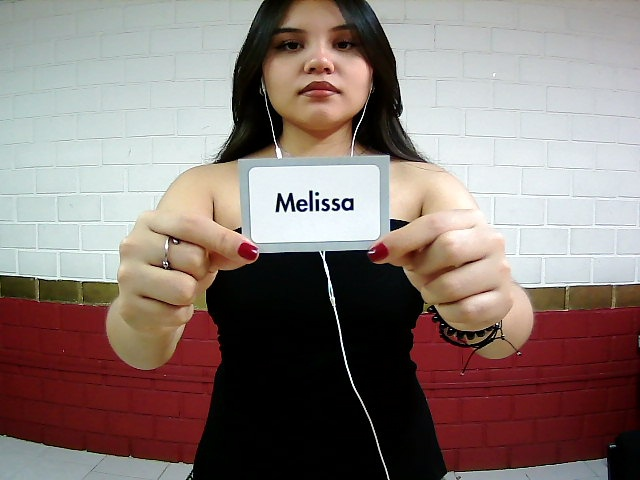
#> input picture test/MelitestDB.jpg, 640 x 480 px
$ python -i imagesdatabase.py   (imports and definitions only)
#> lines starting #> are read from the running program, lines starting #| are printed output that depends on the picture; after the words box and inside, x2 and y2 are one past the last pixel; in counts of white or black regions, pixels touching at a corner belong together
#> further down, picture is the input picture: shape (480, 640, 3); mean B, G, R 117, 121.4, 136.2

#ESTE ES EL BUENO WEY LOS OTROS NO SIRVEN
#####################################################################
#Aqui es donde se crea la base de datos con las imagenes
#Los otros son de pruebas
#Este ponlo en el proyecto main no la vayas a regar
#THIS IS THE GOOD ONE ASSHOLE, PLEASE ADD COMMENTS TO YOUR CODE A BIG PROYECT LIKE THIS ONE

import numpy as np
import os
import cv2
import pytesseract
import re
import time
def getRoi(img):
    height, width = img.shape[:2]
#> height = 480; width = 640
    roi_height = int(height * 0.5)
#> roi_height = 240
    roi_width = width // 3
#> roi_width = 213
    x_start = (width - roi_width) // 2
#> x_start = 213
    y_start = (height - roi_height) // 2
#> y_start = 120
    x_end = x_start + roi_width
#> x_end = 426
    y_end = y_start + roi_height
#> y_end = 360
    roi= img[y_start:y_end, x_start:x_end]
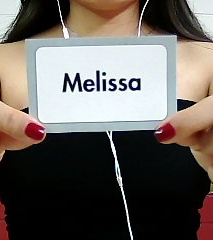
#> roi: shape (240, 213, 3); mean B, G, R 94, 99, 105.1
    #cv2.imshow("Test",roi)
    return roi

def getText(roi):
    gray = cv2.cvtColor(roi, cv2.COLOR_BGR2GRAY)
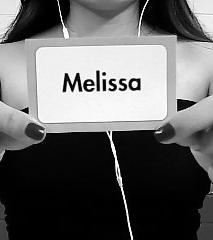
#> gray: shape (240, 213); min 0, max 255, mean 100.2
    scale_factor = 5
    img_resized = cv2.resize(gray, (0, 0), fx=scale_factor, fy=scale_factor, interpolation=cv2.INTER_CUBIC)
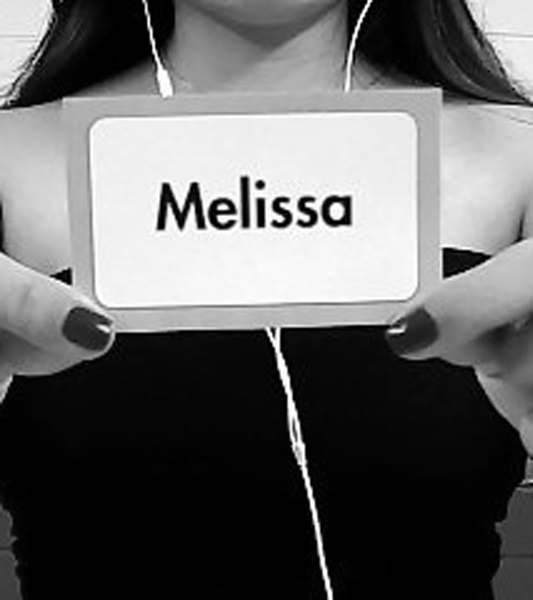
#> img_resized: shape (1200, 1065) (shown at 1/2 size); min 0, max 255, mean 100.3
    img_inverted = cv2.bitwise_not(img_resized)
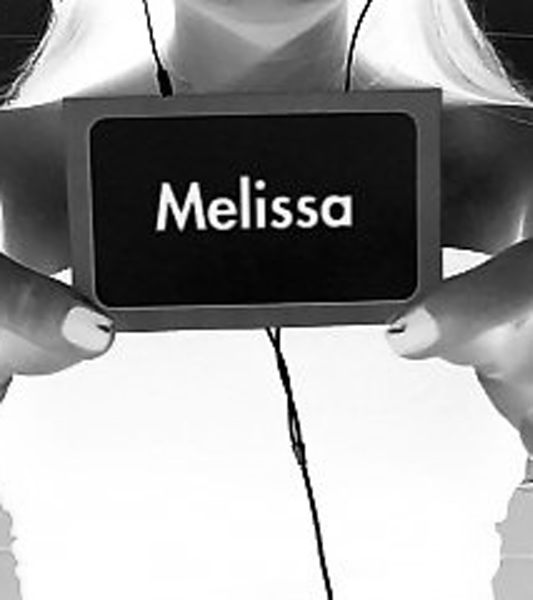
#> img_inverted: shape (1200, 1065) (shown at 1/2 size); min 0, max 255, mean 154.7
    _, thresh = cv2.threshold(img_inverted, 0, 255, cv2.THRESH_BINARY_INV + cv2.THRESH_OTSU)
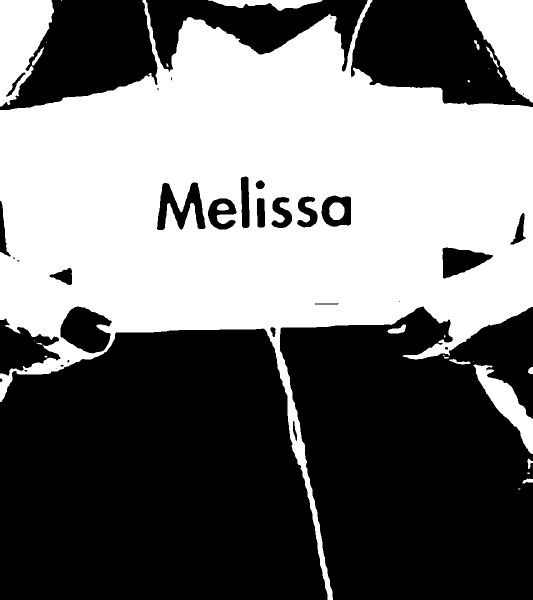
#> thresh: shape (1200, 1065) (shown at 1/2 size); 45% white; 30 white regions (12 under 20 px)
    mser = cv2.MSER_create()
    regions, _ = mser.detectRegions(thresh)
#> regions = 32 items
    for p in regions:
        x, y, w, h = cv2.boundingRect(p)
        if 3 < w / h < 10:  # Filter by aspect ratio
            cv2.rectangle(roi, (x, y), (x+w, y+h), (0, 255, 0), 2)
#> this loop made 32 passes
#> (x, y, w, h) on passes 1 to 12: (12, 145, 39, 48), (586, 842, 8, 40), (541, 654, 10, 20), (1021, 426, 31, 63), (885, 495, 101, 62), (630, 607, 48, 2), (643, 391, 59, 63), (594, 393, 41, 62), (543, 394, 41, 62), (514, 396, 16, 59), (511, 361, 19, 17), (481, 353, 18, 103)
    contours, _ = cv2.findContours(thresh, cv2.RETR_EXTERNAL, cv2.CHAIN_APPROX_SIMPLE)
#> contours = 28 contours, 14 with area under 20; largest, box (x1, y1, x2, y2) and area: (0, 0, 1065, 1200) 557080, (930, 0, 1065, 205) 15812, (0, 0, 108, 213) 14672, (947, 729, 1065, 908) 6459, (417, 0, 645, 22) 2308
    for cnt in contours:
        x, y, w, h = cv2.boundingRect(cnt)
#> this loop made 28 passes
#> (x, y, w, h) on passes 2, 3, 4, 5, 6, 8, 9, 10, 13, 14, 16, 17: (1045, 957, 20, 10), (1055, 945, 5, 3), (1055, 917, 10, 21), (1056, 734, 9, 14), (947, 729, 118, 179), (898, 718, 43, 11), (888, 713, 10, 4), (89, 711, 6, 4), (888, 670, 3, 5), (775, 649, 37, 18), (935, 160, 5, 5), (995, 139, 10, 16)
#> (cnt, x, y, w, h) on passes 1, 7, 11, 12, 15, 18: ([[1036, 977], [1037, 978], [1039, 978], [1040, 977]], 1036, 977, 5, 2), ([[946, 722], [947, 722]], 946, 722, 2, 1), ([[886, 710], [886, 711], [888, 711], [888, 710]], 886, 710, 3, 2), ([[68, 681], [69, 682], [69, 681]], 68, 681, 2, 2), ([[1024, 201], [1028, 201]], 1024, 201, 5, 1), ([[977, 136], [978, 136]], 977, 136, 2, 1)
#> (the run stopped early here; a loop or call above may not have finished)
